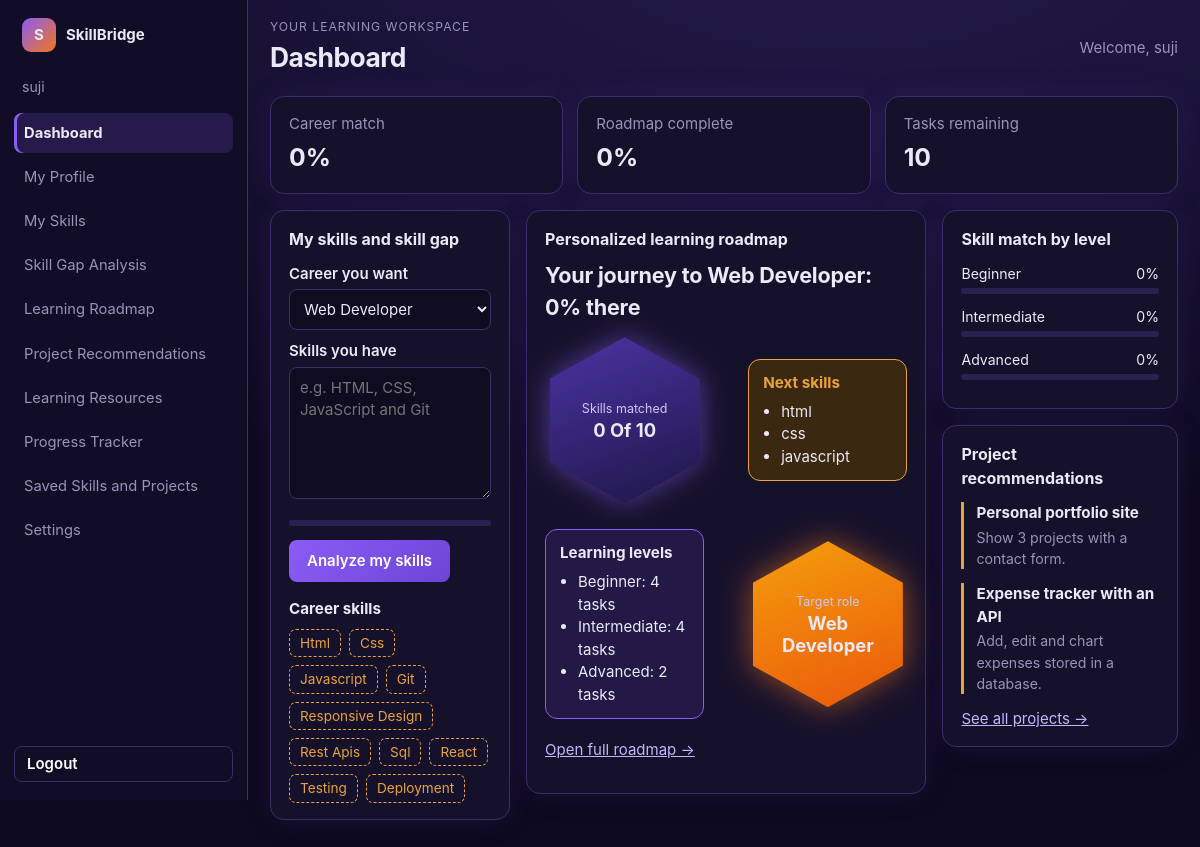
The app's page /dashboard (signed in) with its own data.
### tables this page shows
CREATE TABLE users (
        id INTEGER PRIMARY KEY, name TEXT NOT NULL, email TEXT NOT NULL UNIQUE,
        password_hash TEXT NOT NULL, department TEXT NOT NULL, year INTEGER NOT NULL,
        career_goal TEXT NOT NULL, skills TEXT NOT NULL DEFAULT '',
        created_at TEXT DEFAULT CURRENT_TIMESTAMP);

### app.py (the view)
@app.route("/dashboard")
@login_required
def dashboard():
    return render_student_page("dashboard")

### app.py (called while the page is built)
def extract_skills(text: str) -> set:
    text = text.lower()
    found = set()
    for term, canon in VOCAB.items():
        if re.search(rf"(?<![\w+#.]){re.escape(term)}(?![\w+#])", text):
            found.add(canon)
    for tok in set(re.findall(r"[a-z0-9.+#-]{4,}", text)):
        if tok in VOCAB:
            continue
        hit = get_close_matches(tok, SINGLE, n=1, cutoff=0.85)
        if hit:
            found.add(VOCAB[hit[0]])
    return found

def render_student_page(page):
    user = current_user()
    analysis = build_analysis(user["career_goal"], user["skills"], user["id"])
    saved = db().execute(
        "SELECT item_type, item_key, title, details FROM saved_items WHERE user_id=? ORDER BY created_at DESC",
        (user["id"],),
    ).fetchall()
    return render_template(
        "index.html", careers=list(CAREERS), page=page, analysis=analysis,
        saved_items=[dict(row) for row in saved],
    )

def saved_exists(user_id, item_type, item_key):
    return db().execute(
        "SELECT 1 FROM saved_items WHERE user_id=? AND item_type=? AND item_key=?",
        (user_id, item_type, item_key),
    ).fetchone() is not None

### auth.py (called while the page is built)
def db():
    if "db" not in g:
        g.db = sqlite3.connect(DB_PATH)
        g.db.row_factory = sqlite3.Row
    return g.db

def current_user():
    return g.user

def csrf_token():
    return session.setdefault("csrf", secrets.token_hex(16))

def login_required(f):
    @wraps(f)
    def wrapper(*a, **k):
        if not g.user:
            if request.path.startswith("/api/"):
                return jsonify(error="Your session ended. Please log in again."), 401
            return redirect(url_for("login"))
        return f(*a, **k)
    return wrapper

### templates/index.html (shortened to what this page needs)
<!doctype html>
<html lang="en">
<head>
<link rel="stylesheet" href="{{ url_for('static', filename='style.css') }}">
</head>
<body>
<div class="app">
  {% set current_page = page %}
  {% include "_nav.html" %}
  <main class="shell">
    <header class="page-heading">
      <div><p class="eyebrow">Your learning workspace</p><h1>{{ page|replace("_", " ")|title }}</h1></div>
      <p class="welcome">Welcome, {{ user.name }}</p>
    </header>
    {% if page == "dashboard" %}
      <section class="stat-grid" aria-label="Learning summary">
        <article class="panel stat"><span>Career match</span><strong data-career-score>{{ analysis.score }}%</strong></article>
        <article class="panel stat"><span>Roadmap complete</span><strong data-task-percent>{{ analysis.task_percent }}%</strong></article>
        <article class="panel stat"><span>Tasks remaining</span><strong data-pending-count>{{ analysis.pending_count }}</strong></article>
      </section>
      <div class="grid">
        <section class="panel">
          <h2>My skills and skill gap</h2>
          <form id="form">
            <label for="career">Career you want</label>
            <select id="career">{% for c in careers %}<option {% if c == analysis.career %}selected{% endif %}>{{ c }}</option>{% endfor %}</select>
            <label for="skills">Skills you have</label>
            <textarea id="skills" rows="5" placeholder="e.g. HTML, CSS, JavaScript and Git">{{ user.skills }}</textarea>
            <div class="prog" aria-label="Analysis loading"></div>
            <button type="submit">Analyze my skills</button>
          </form>
          <h3>Career skills</h3>
          <div class="chips" id="chips">
            {% for skill in analysis.skills %}<span class="chip {{ 'have' if skill.have else 'gap' }}">{{ skill.name }}</span>{% endfor %}
          </div>
        </section>
        <section class="panel">
          <h2>Personalized learning roadmap</h2>
          <p class="big" id="headline">Your journey to {{ analysis.career }}: {{ analysis.score }}% there</p>
          <div class="flow">
            <div class="hexw"><div class="hex cur"><small>Skills matched</small><strong id="n-have">{{ analysis.skills|selectattr("have")|list|length }} of {{ analysis.skills|length }}</strong></div></div>
            <div class="card gap"><h3>Next skills</h3><ul id="n-gap">{% for skill in analysis.next_up %}<li>{{ skill }}</li>{% else %}<li>No skill gaps found</li>{% endfor %}</ul></div>
            <div class="card path"><h3>Learning levels</h3><ul id="n-path">{% for phase in analysis.roadmap %}<li>{{ phase.level_name }}: {{ phase.steps|length }} tasks</li>{% else %}<li>No pending tasks</li>{% endfor %}</ul></div>
            <div class="hexw"><div class="hex tgt"><small>Target role</small><strong id="n-tgt">{{ analysis.career }}</strong></div></div>
          </div>
          <p><a class="text-link" href="{{ url_for('learning_roadmap') }}">Open full roadmap →</a></p>
        </section>
        <aside class="side">
          <section class="panel"><h2>Skill match by level</h2>
            {% for level in (1, 2, 3) %}
              {% set items = analysis.skills|selectattr("level", "equalto", level)|list %}
              {% if items %}
                {% set count = items|selectattr("have")|list|length %}
                <div class="bar"><div><span>{{ {1:"Beginner", 2:"Intermediate", 3:"Advanced"}[level] }}</span><span>{{ (100 * count / items|length)|round|int }}%</span></div><i><b style="width:{{ (100 * count / items|length)|round|int }}%"></b></i></div>
              {% endif %}
            {% endfor %}
          </section>
          <section class="panel"><h2>Project recommendations</h2>
            {% for project in analysis.projects[:2] %}<article class="proj"><h3>{{ project.title }}</h3><p>{{ project.desc }}</p></article>{% else %}<p class="muted">Add or update your skills to get project ideas.</p>{% endfor %}
            <a class="text-link" href="{{ url_for('project_recommendations') }}">See all projects →</a>
          </section>
        </aside>
      </div>
    {% endif %}
  </main>
</div>
</body>
</html>

### templates/_nav.html (shortened to what this page needs)
<aside class="sidebar" aria-label="Main navigation">
  <a class="sidebar-brand" href="{{ url_for('dashboard') }}"><b class="logo">S</b><strong>SkillBridge</strong></a>
  <p class="sidebar-student">{{ user.name }}</p>
  <nav class="nav-links">
    {% set links = [
      ("dashboard", "Dashboard", "dashboard"),
      ("profile", "My Profile", "profile"),
      ("skills", "My Skills", "my_skills"),
      ("analysis", "Skill Gap Analysis", "skill_analysis"),
      ("roadmap", "Learning Roadmap", "learning_roadmap"),
      ("projects", "Project Recommendations", "project_recommendations"),
      ("resources", "Learning Resources", "learning_resources"),
      ("progress", "Progress Tracker", "progress_tracker"),
      ("saved", "Saved Skills and Projects", "saved_items_page"),
      ("settings", "Settings", "settings")
    ] %}
    {% for key, label, endpoint in links %}
      <a href="{{ url_for(endpoint) }}" {% if current_page == key %}aria-current="page"{% endif %}>{{ label }}</a>
    {% endfor %}
  </nav>
  <form method="post" action="{{ url_for('logout') }}" class="sidebar-logout">
    <button class="ghost" type="submit">Logout</button>
  </form>
</aside>

### records on screen
users: name "suji", career_goal "Web Developer", career "Web Developer"

### other values on screen
{{ label }} "Dashboard" "My Profile" "My Skills" "Skill Gap Analysis" "Learning Roadmap" "Project Recommendations" "Learning Resources" "Progress Tracker" "Saved Skills and Projects" "Settings"
{{ page|replace("_", " ")|title }} "Dashboard"
{{ analysis.score }} "0"
{{ analysis.task_percent }} "0"
{{ analysis.pending_count }} "10"
{{ skill.name }} "Html" "Css" "Javascript" "Git" "Responsive Design" "Rest Apis" "Sql" "React" "Testing" "Deployment"
{{ analysis.skills|selectattr("have")|list|length }} "0"
{{ analysis.skills|length }} "10"
{{ skill }} "html" "css" "javascript"
{{ phase.level_name }} "Beginner" "Intermediate" "Advanced"
{{ phase.steps|length }} "4" "4" "2"
{{ {1:"Beginner", 2:"Intermediate", 3:"Advanced"}[level] }} "Beginner" "Intermediate" "Advanced"
{{ (100 * count / items|length)|round|int }} "0" "0" "0"
{{ project.title }} "Personal portfolio site" "Expense tracker with an API"
{{ project.desc }} "Show 3 projects with a contact form." "Add, edit and chart expenses stored in a database."
